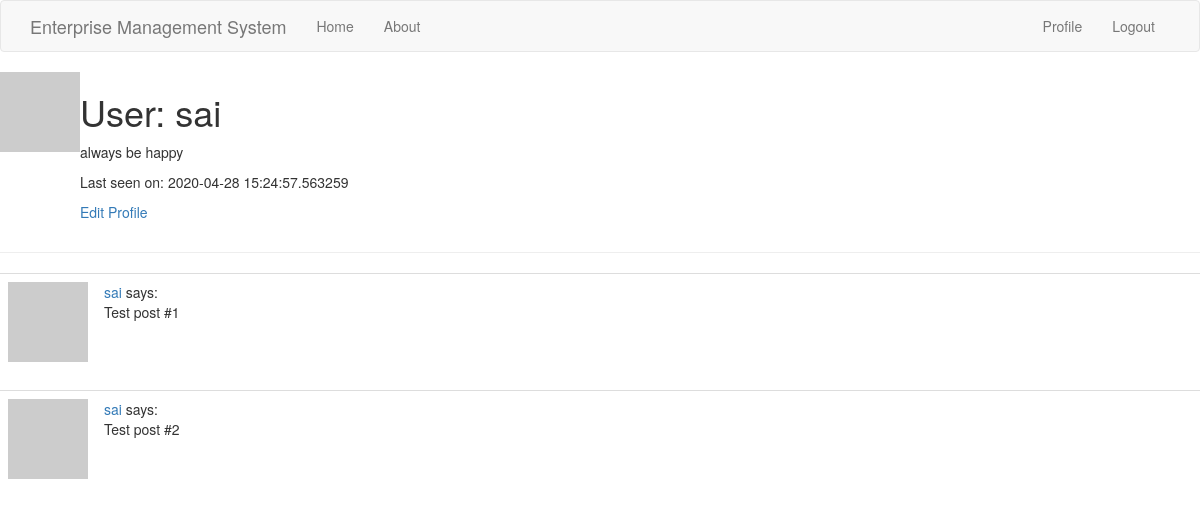
The app's page /user/sai (signed in), older data.
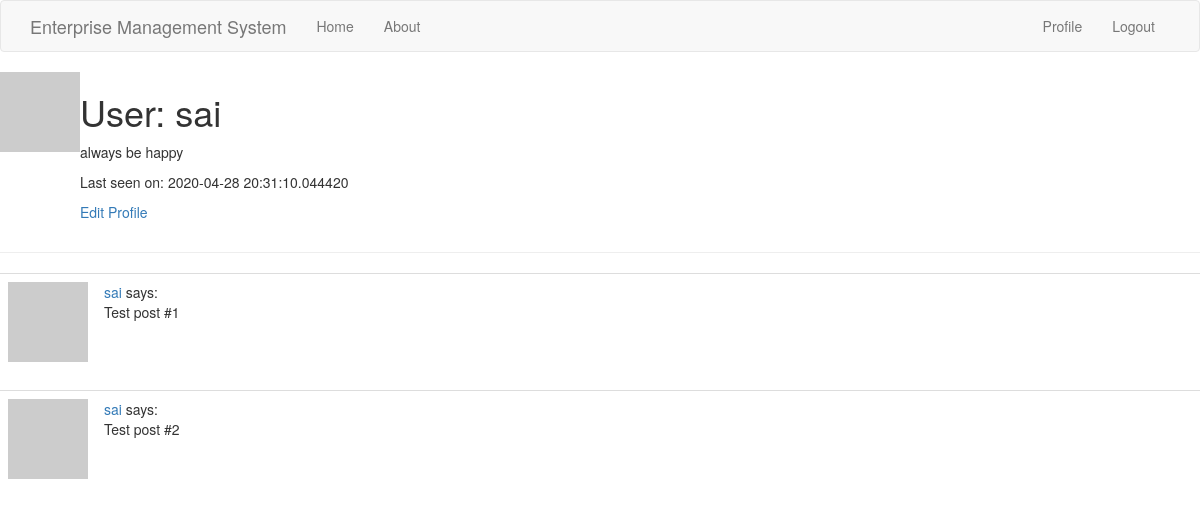
The same page, newer data.
### app/models.py (models this page shows, shortened)
class User(UserMixin,db.Model):
    id = db.Column(db.Integer,primary_key=True)
    username = db.Column(db.String(64), index=True,unique=True)
    email = db.Column(db.String(120),index=True,unique=True)
    password_hash = db.Column(db.String(128))
    job = db.Column(db.String(64))
    posts = db.relationship('Post',backref='author',lazy='dynamic')
    comment = db.relationship('Comment',backref='comment_by',lazy='dynamic')
    about_me = db.Column(db.String(140))
    last_seen = db.Column(db.DateTime, default=datetime.utcnow)
    def avatar(self, size):
        digest = md5(self.email.lower().encode('utf-8')).hexdigest()
        return 'https://www.gravatar.com/avatar/{}?d=identicon&s={}'.format(digest,size)

### app/routes.py (the view)
@app.route('/user/<username>')
@login_required
def user(username):
    user = User.query.filter_by(username=username).first_or_404()
    posts = [{'author': user, 'body': 'Test post #1'},{'author': user,'body': 'Test post #2'}]
    return render_template('user.html',user=user,posts=posts)

### app/models.py (called while the page is built)
@login.user_loader
def load_user(id):
    return User.query.get(int(id))

### app/routes.py (called while the page is built)
@app.before_request
def before_request():
    if current_user.is_authenticated:
        current_user.last_seen = datetime.utcnow()
        db.session.commit()

### app/templates/user.html
{% extends "base.html" %}
{% block content %}
    <table>
        <tr valign="top">
            <td><img src="{{ user.avatar(128) }}"></td>
            <td>
                <h1>User: {{ user.username }}</h1>
                {% if user.about_me %}<p>{{ user.about_me }}</p>{% endif%}
                {% if user.last_seen %}<p>Last seen on: {{ user.last_seen }}</p>{% endif %}
                <p><a href="{{ url_for('edit_profile') }}">Edit Profile</a></p>
            </td>
        </tr>
    </table>
    <hr>
    {% for post in posts %}
        {% include '_post.html' %}
    {% endfor %}
{% endblock %}

### app/templates/base.html (shortened to what this page needs)
{% extends 'bootstrap/base.html' %}
{% block navbar %}
    <nav class="navbar navbar-default">
        <div class="container">
            <div class="navbar-header">
                <a class="navbar-brand">Enterprise Management System</a>
            </div>
            <div class="collapse navbar-collapse" id="bs-example-navbar-collapse-1">
                <ul class="nav navbar-nav">
                    <li><a href="{{ url_for('home') }}">Home</a></li>
                    <li><a href="{{ url_for('about') }}">About</a></li>
                </ul>
                <ul class="nav navbar-nav navbar-right">
                    {% if current_user.is_anonymous %}
                    <li><a href="{{ url_for('login') }}">Login</a></li>
                    {% else %}
                    <li><a href="{{ url_for('user', username=current_user.username) }}">Profile</a></li>
                    <li><a href="{{ url_for('logout') }}">Logout</a></li>
                    {% endif %}
                </ul>
            </div>
        </div>
    </nav>
{% endblock %}

### app/templates/_post.html
<table class="table table-hover">
        <tr>
            <td width="70px">
                <a href="{{ url_for('user', username=post.author.username) }}">
                    <img src="{{ post.author.avatar(70) }}" />
                </a>
            </td>
            <td>
                <a href="{{ url_for('user', username=post.author.username) }}">
                    {{ post.author.username }}
                </a>
                says:
                <br>
                {{ post.body }}
            </td>
        </tr>
</table>

Row changes from the older to the newer data that the page shows:
changed User "sai": last_seen "2020-04-28 15:24:57.563259" → "2020-04-28 20:31:10.044420"
